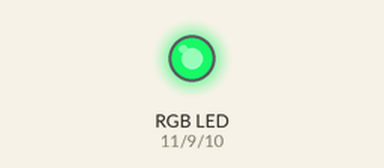
Bench run of a sketch on a simulated Arduino Uno, built with avr-gcc and run on an emulated ATmega328P. On the bench: an RGB LED mixed from three pins (HIGH = lit). Dim RGB values are drawn brighter than linear; random numbers use the default seed unless the sketch sets one.

Above: at 0.05 s.
At 5.06 s:
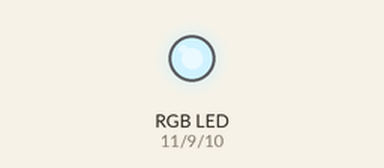
At 9.98 s:
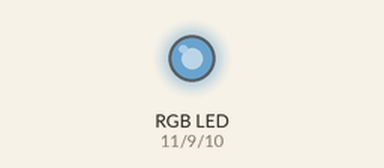
At 19.91 s:
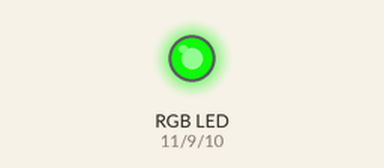
At 29.84 s:
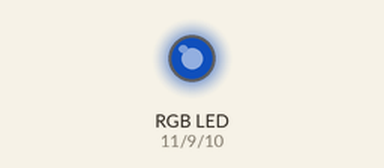
At 39.87 s:
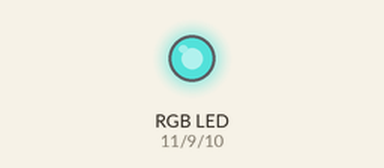
Timing chart, 0 to 40.0 s (numbered marks = the images above):
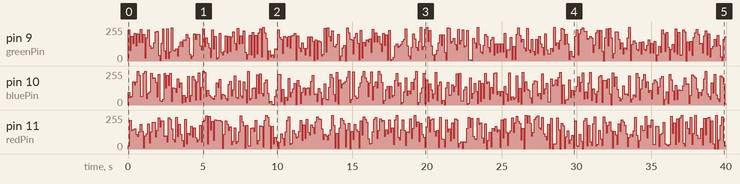

The sketch:

led_rgb_random2.ino.ino
```cpp
//Program by Samuel. Enjoy!

//If you are using a common anode RGB led, remove the slashes at the next line (the comment)
#define COMMON_ANODE

//Defining pinouts
int redPin = 11; //The pin that red is connected through
int bluePin = 10; //The pin that blue is connected through
int greenPin = 9; //The pin that green is connected through
int red, green, blue;

void setup() {

  //Setting these pins as outputs
  pinMode(redPin, OUTPUT); //Setting red as output
  pinMode(greenPin, OUTPUT); //Setting green as output
  pinMode(bluePin, OUTPUT); //Setting blue as output

}

void loop() {

  red = random(0,255);
  green = random(0,255);
  blue = random(0,255);
  setColor(red, green, blue); //Red color
  delay(100);

}

void setColor(int redValue, int greenValue, int blueValue) { //Defining function setColor, taking three arguments

#ifdef COMMON_ANODE //Checking if this is defined
  redValue = 255 - redValue;
  greenValue = 255 - greenValue;
  blueValue = 255 - blueValue;
#endif //Ending check

  analogWrite(redPin, redValue); //Setting value red
  analogWrite(greenPin, greenValue); //Setting value green
  analogWrite(bluePin, blueValue); //Setting value blue

}
```

Measured:
- by itself, pin 10 (bluePin): 0/255 → 97/255 at 0.00 s, → 58/255 0.10 s later, → 67/255 0.10 s later, → 175/255 0.10 s later, … (398 changes in this stretch)
- by itself, pin 11 (redPin): 0/255 → 23/255 at 0.00 s, → 217/255 0.10 s later, → 141/255 0.10 s later, → 146/255 0.10 s later, … (399 changes in this stretch)
